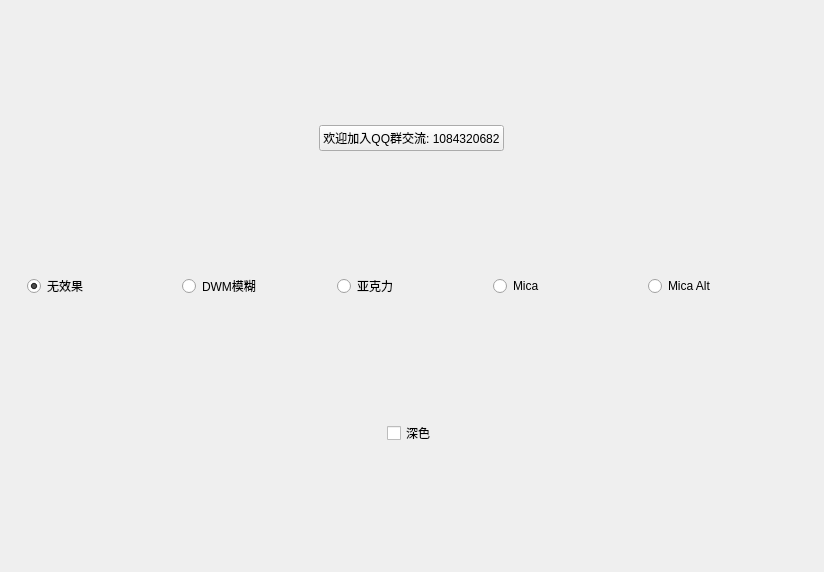
<?xml version="1.0" encoding="UTF-8"?>
<ui version="4.0">
 <class>Widget</class>
 <widget class="QWidget" name="Widget">
  <property name="geometry">
   <rect>
    <x>0</x>
    <y>0</y>
    <width>824</width>
    <height>572</height>
   </rect>
  </property>
  <property name="contextMenuPolicy">
   <enum>Qt::ContextMenuPolicy::NoContextMenu</enum>
  </property>
  <property name="windowTitle">
   <string>Widget</string>
  </property>
  <property name="autoFillBackground">
   <bool>false</bool>
  </property>
  <layout class="QVBoxLayout" name="verticalLayout">
   <property name="spacing">
    <number>0</number>
   </property>
   <property name="leftMargin">
    <number>9</number>
   </property>
   <property name="topMargin">
    <number>9</number>
   </property>
   <property name="rightMargin">
    <number>9</number>
   </property>
   <property name="bottomMargin">
    <number>9</number>
   </property>
   <item>
    <widget class="CardWidget" name="cardWidget" native="true">
     <layout class="QVBoxLayout" name="cardLayout">
      <property name="spacing">
       <number>16</number>
      </property>
      <item alignment="Qt::AlignmentFlag::AlignHCenter">
       <widget class="PrimaryPushButton" name="pushButton">
        <property name="text">
         <string>欢迎加入QQ群交流: 1084320682</string>
        </property>
       </widget>
      </item>
      <item>
       <widget class="QWidget" name="radioContainer" native="true">
        <property name="sizePolicy">
         <sizepolicy hsizetype="Preferred" vsizetype="Fixed">
          <horstretch>0</horstretch>
          <verstretch>0</verstretch>
         </sizepolicy>
        </property>
        <layout class="QHBoxLayout" name="horizontalLayout">
         <property name="leftMargin">
          <number>9</number>
         </property>
         <property name="topMargin">
          <number>0</number>
         </property>
         <property name="bottomMargin">
          <number>0</number>
         </property>
         <item>
          <widget class="RadioButton" name="radioNormal">
           <property name="text">
            <string>无效果</string>
           </property>
           <property name="checked">
            <bool>true</bool>
           </property>
          </widget>
         </item>
         <item>
          <widget class="RadioButton" name="radioDWMBlur">
           <property name="text">
            <string>DWM模糊</string>
           </property>
          </widget>
         </item>
         <item>
          <widget class="RadioButton" name="radioAcrylic">
           <property name="text">
            <string>亚克力</string>
           </property>
          </widget>
         </item>
         <item>
          <widget class="RadioButton" name="radioMica">
           <property name="text">
            <string>Mica</string>
           </property>
          </widget>
         </item>
         <item>
          <widget class="RadioButton" name="radioMicaAlt">
           <property name="text">
            <string>Mica Alt</string>
           </property>
          </widget>
         </item>
        </layout>
       </widget>
      </item>
      <item alignment="Qt::AlignmentFlag::AlignHCenter">
       <widget class="CheckBox" name="darkCheckBox">
        <property name="text">
         <string>深色</string>
        </property>
       </widget>
      </item>
     </layout>
    </widget>
   </item>
  </layout>
 </widget>
 <customwidgets>
  <customwidget>
   <class>CardWidget</class>
   <extends>QWidget</extends>
   <header>QFluent/CardWidget.h</header>
   <container>1</container>
  </customwidget>
  <customwidget>
   <class>PrimaryPushButton</class>
   <extends>QPushButton</extends>
   <header>QFluent/PushButton.h</header>
  </customwidget>
  <customwidget>
   <class>RadioButton</class>
   <extends>QRadioButton</extends>
   <header>QFluent/RadioButton.h</header>
  </customwidget>
  <customwidget>
   <class>CheckBox</class>
   <extends>QCheckBox</extends>
   <header>QFluent/CheckBox.h</header>
  </customwidget>
 </customwidgets>
 <resources/>
 <connections/>
</ui>
